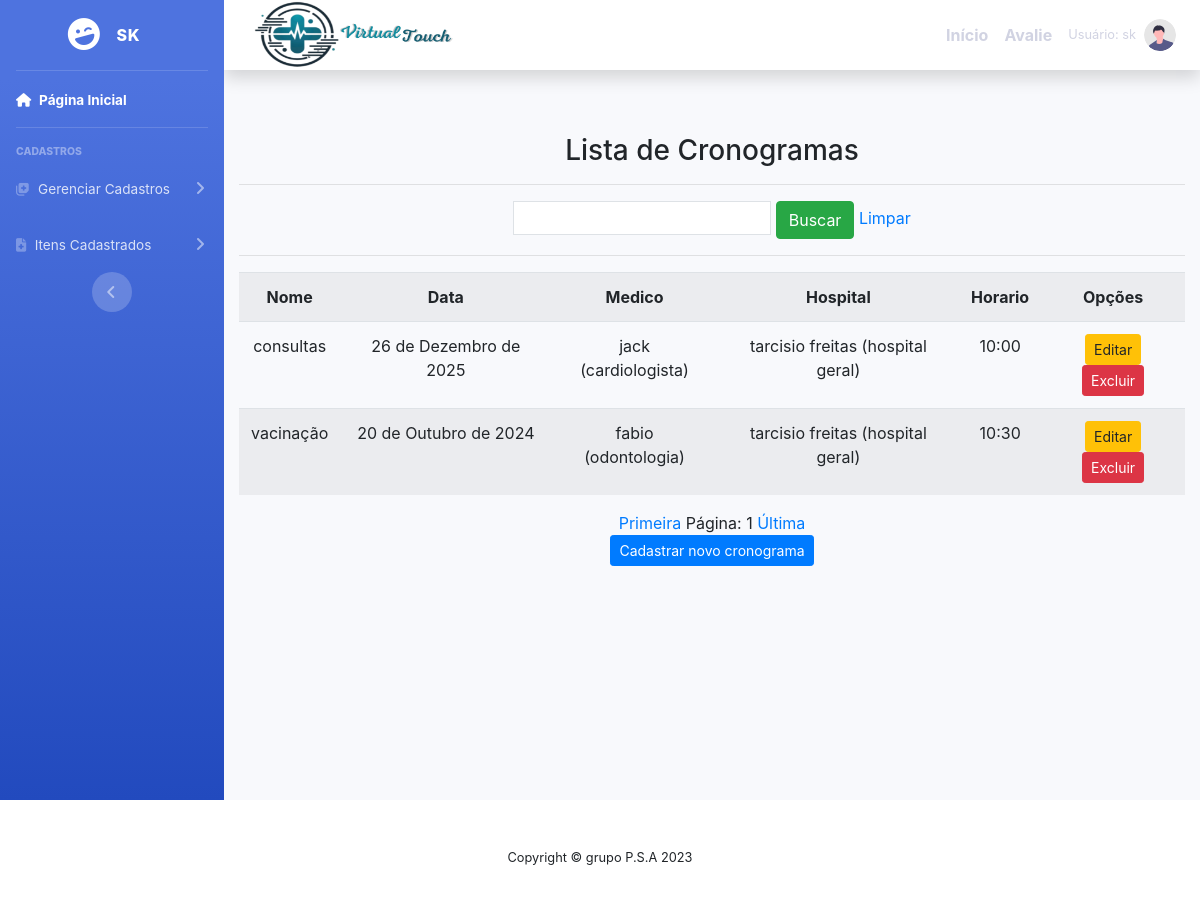
The page /listar/cronograma/ (signed in) on the database as committed earlier.
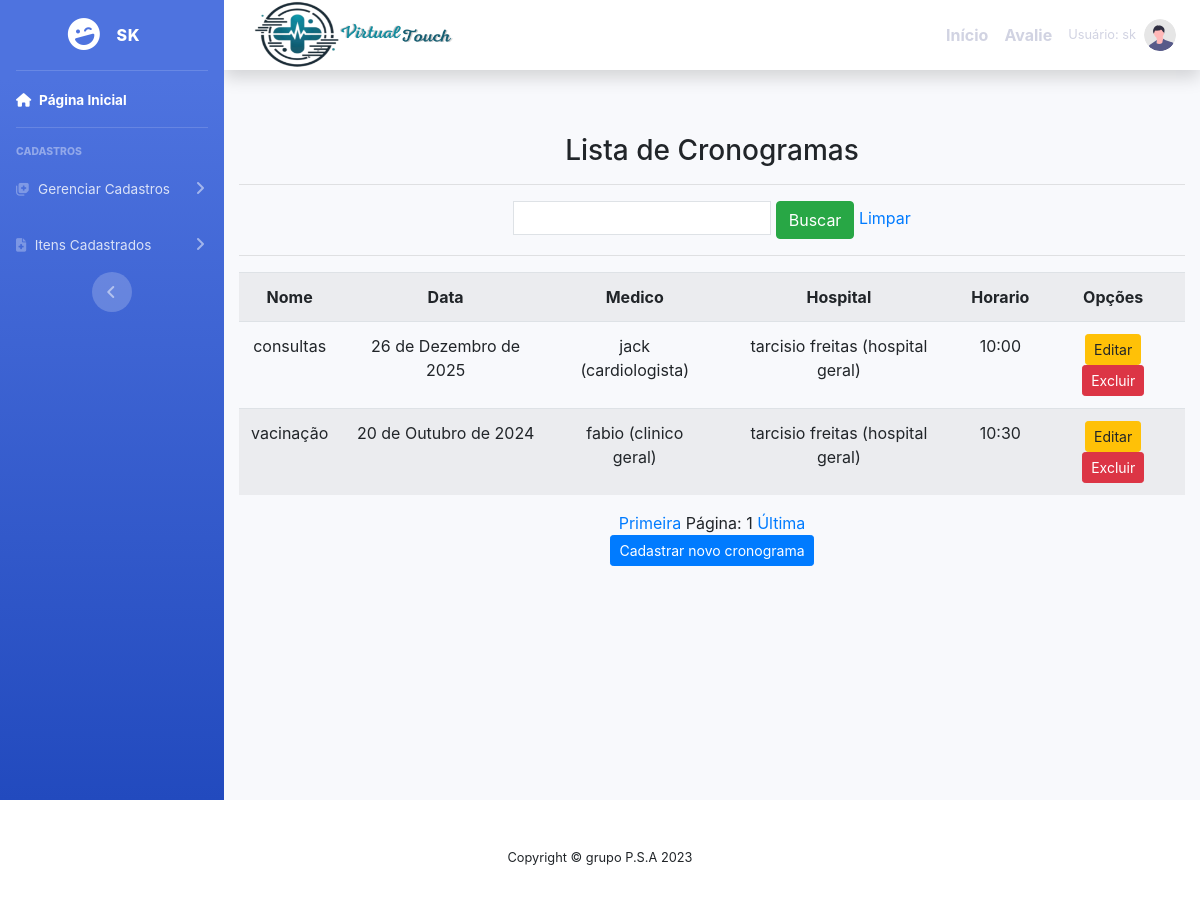
The same page on the database as committed later.
### cadastros/models.py (models this page shows, shortened)
class Cronograma(models.Model):
    usuario  = models.ForeignKey(User, on_delete=models.PROTECT)
    nome = models.CharField(max_length=50 , verbose_name = 'nome')
    data= models.DateField(verbose_name='data', max_length = 10)
    medico = models.ForeignKey (Medico, on_delete=models.PROTECT)
    hospital = models.ForeignKey(Hospital, on_delete=models.PROTECT)
    horario= models.CharField( verbose_name="horario" , max_length=15 )

class Medico(models.Model):
    usuario  = models.ForeignKey(User, on_delete=models.PROTECT)
    numero = models.IntegerField(verbose_name="Número de telefone")
    nome = models.CharField(max_length=50, verbose_name=" nome")
    cpf = models.CharField(max_length = 11 ,verbose_name=" cpf ")
    especificacao = models.CharField(max_length=150)
    hospital = models.ForeignKey(Hospital, on_delete=models.PROTECT)
    def __str__(self):
        return "{} ({})".format( self.nome, self. especificacao)

class Hospital(models.Model):
    usuario = models.ForeignKey(User, on_delete=models.PROTECT)
    nome = models.CharField(max_length=50)
    descricao = models.CharField(max_length=150,
        verbose_name="descricao")
    def __str__(self):
        return "{} ({})".format(self.nome, self.descricao)

### cadastros/views.py (the view)
# urls.py: path('listar/cronograma/',CronogramaList.as_view(),
class CronogramaList(ListView):
    model = Cronograma
    template_name = 'listas/cronograma.html'
    paginate_by = 5
    def get_queryset(self):
        nome = self.request.GET.get('nome')
        if nome:
            cronograma = Cronograma.objects.filter(nome__icontains=nome)
        else:
            cronograma = Cronograma.objects.all()
        return cronograma

### paginas/templates/listas/cronograma.html (shortened to what this page needs)
{% extends 'modelo.html' %}
{% load static %}
{% block conteudo %}
    <div class="container">
        <h3>Lista de Cronogramas </h3>
        <hr>
        <div class="table-responsive">
            <form action="?" method="GET">
                <input type="text" name="nome" class="p-1 border" value="{{ request.GET.nome }}">
                <button type="submit" class="btn btn-success">Buscar</button>
                <a href="{% url 'Listar-cronograma' %}">Limpar</a>
            </form>
            <hr>
        <table class="table table-striped">
            <tr>
                <th>Nome</th>
                <th>Data</th>
                <th>Medico</th>
                <th>Hospital</th>
                <th>Horario</th>
                <th>Opções</th>
            </tr>
        {% for cronograma in object_list %}
            <tr>
                <td>{{ cronograma.nome }}</td>
                <td>{{ cronograma.data}}</td>
                <td>{{ cronograma.medico }}</td>
                <td>{{ cronograma.hospital}}</td>
                <td>{{ cronograma.horario}}</td>
                <td>
                    <a href="{% url 'editar-cronograma' cronograma.pk %}" class="btn btn-warning btn-sm" title="Editar">Editar</a>
                    <a href="{% url 'excluir-cronograma' cronograma.pk %}" class="btn btn-danger btn-sm" title="Excluir">Excluir</a>
                </td>
                </tr>
                {% empty %}
                <tr>
                    <td colspan="3">Nenhuma cronograma registrada.</td>
                </tr>
        {% endfor %}
            </table>
            <div class="text-center">
                <a href="?page=1">Primeira</a>
                <span>Página: {{ page_obj.number }}</span>
                <a href="?page={{ page_obj.paginator.num_pages }}">Última</a>
            </div>
            <a  href="{% url 'cadastrar-cronograma' %}"><button class="btn btn-primary btn-sm" >Cadastrar novo cronograma</button></a>
        </div>
    </div>
{% endblock %}

Rows that differ between the two databases and show on the page:
changed through a linked row, Cronograma "vacinação": medico "fabio (odontologia)" → "fabio (clinico geral)"
